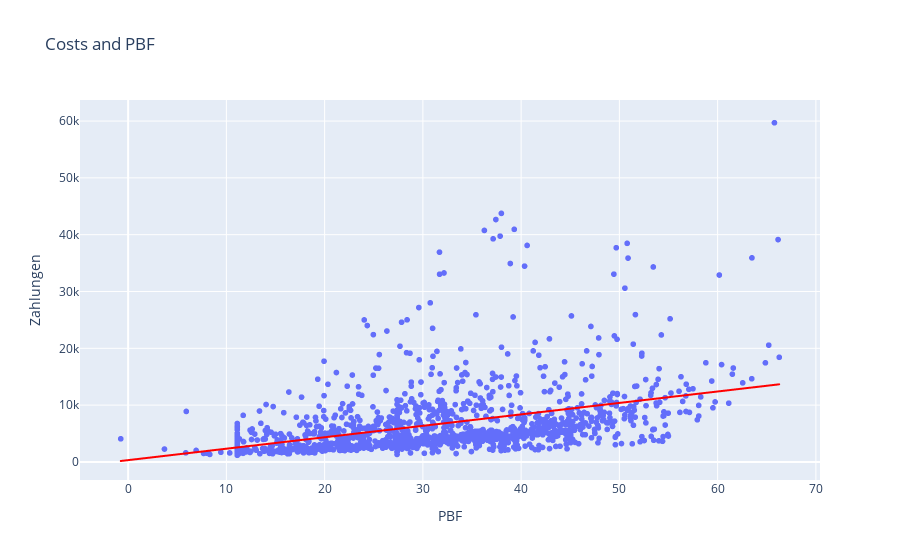

Notebook cell for this chart:
### Markdown cell above
Non-linear fit shows that a BMI of 25 or more (a break in trend happens at approx. BMI = 25) affects medical costs even more strongly. 

Suggestion: Instead of trying to manually find turn points where insurance charges become steeper (the semi-failed commented attempt below), the "groups" of charges could be found using the k-clustering method.

### Code cell
# linear regression line
fig = px.scatter(df, x = 'PBF', 
                 y = 'Zahlungen',
                 trendline='ols',
                 title = 'Costs and PBF')
fig.data[1].line.color = 'red'
fig.show()

# non-linear regression
fig = px.scatter(df, x = 'PBF', y = 'Zahlungen', trendline="lowess")
fig.data[1].line.color = 'red'
fig.show()

print()
print('PBF Stats')
df['PBF'].describe()

### Figure 1 — Plotly figure (JSON) as saved in the notebook; plotly's stock layout.template omitted (floating-point values rounded to 4 significant figures; data arrays with more than 128 entries replaced by an {"elided": "..."} marker saying what was removed)
{"data": [{"hovertemplate": "PBF=%{x}<br>Zahlungen=%{y}<extra></extra>", "legendgroup": "", "marker": {"color": "#636efa", "symbol": "circle"}, "mode": "markers", "name": "", "showlegend": false, "type": "scattergl", "x": {"elided": "1338 float values"}, "xaxis": "x", "y": {"elided": "1338 int values"}, "yaxis": "y"}, {"hovertemplate": "<b>OLS trendline</b><br>Zahlungen = 201.405 * PBF + 313.219<br>R<sup>2</sup>=0.164274<br><br>PBF=%{x}<br>Zahlungen=%{y} <b>(trend)</b><extra></extra>", "legendgroup": "", "line": {"color": "red"}, "marker": {"color": "#636efa", "symbol": "circle"}, "mode": "lines", "name": "", "showlegend": false, "type": "scattergl", "x": {"elided": "1338 float values"}, "xaxis": "x", "y": {"elided": "1338 float values"}, "yaxis": "y"}], "layout": {"legend": {"tracegroupgap": 0}, "title": {"text": "Costs and PBF"}, "xaxis": {"anchor": "y", "domain": [0, 1], "title": {"text": "PBF"}}, "yaxis": {"anchor": "x", "domain": [0, 1], "title": {"text": "Zahlungen"}}}}
